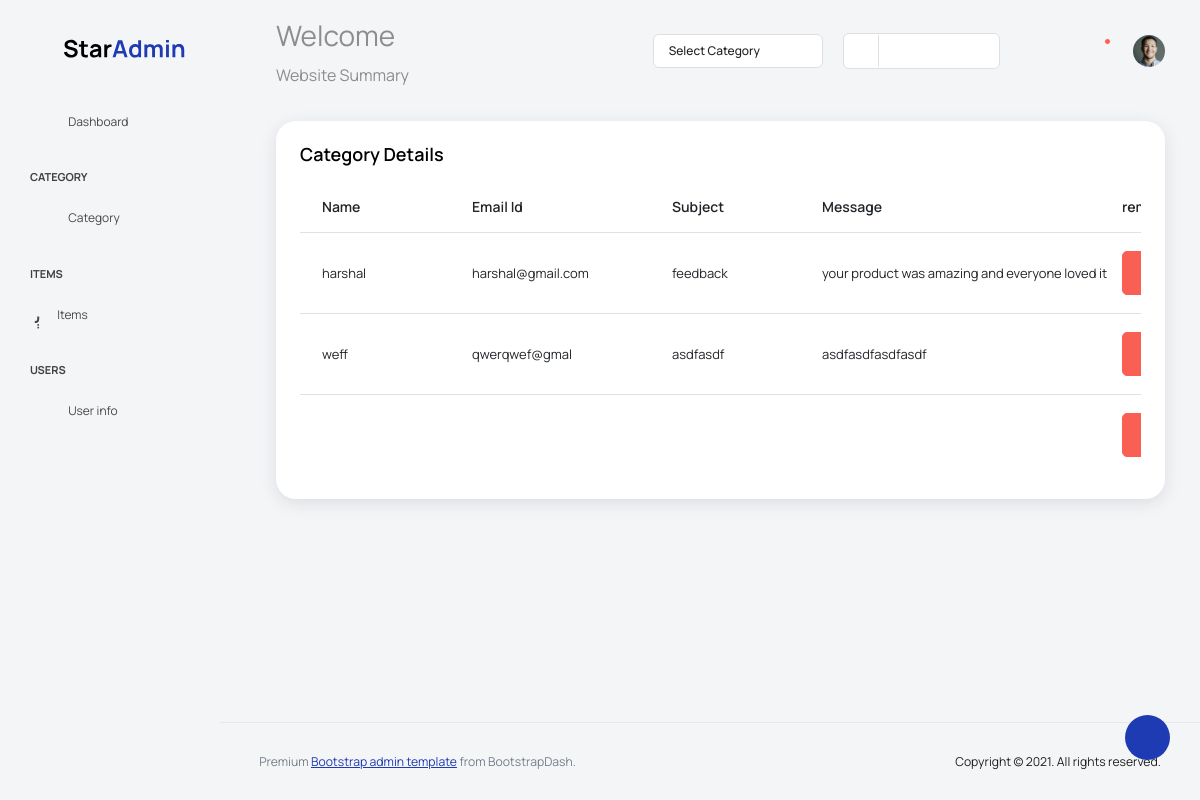
Screenshot of /Backend/contactdata/ with the database file from the repository.
### Frontend/models.py (models this page shows)
class contactUsdb(models.Model):
    Name = models.CharField(max_length=100, null=True, blank=True)
    Email_Id = models.EmailField(max_length=100, null=True, blank=True)
    Subject = models.CharField(max_length=100, null=True, blank=True)
    Message = models.CharField(max_length=300, null=True, blank=True)

### Backend/views.py (the view)
# urls.py: path('contactdata/', views.contactdata, name="contactdata"),
def contactdata(req):
    message_data = contactUsdb.objects.all()
    return render(req, "Contactinfo.html", {'data': message_data})

### Backend/templates/Contactinfo.html (shortened to what this page needs)
<!DOCTYPE html>
{% extends 'index.html' %}
{% block content %}
<html lang="en">
<head>
</head>
<body>
<div class="col-lg-12 grid-margin">
              <div class="card">
                <div class="card-body">
                  <h4 class="card-title">Category Details</h4>
                  <div class="table-responsive">
                    <table class="table table-hover" style="table-layout: fixed; width: 100%;">
                      <thead>
                        <tr>
                          <th width="150">Name</th>
                          <th width="200" >Email Id</th>
                          <th width="150">Subject</th>
                          <th width="300">Message</th>
                          <th>remove</th>
                        </tr>
                      </thead>
                      <tbody>
                      {% for i in data %}
                        <tr>
                          <td width="150">{{i.Name}}</td>
                          <td width="200"  >{{i.Email_Id}}</td>
                          <td width="150"  >{{i.Subject}}</td>
                          <td width="300"  >{{i.Message}}</td>
                          <td width="200">
                            <a href="{% url 'deletecontactdata' msg_id=i.id %}">
                              <button type="submit" class="btn btn-danger">
                              </button>
                            </a>
                          </td>
                        </tr>
                      {% endfor %}
                      </tbody>
                    </table>
                  </div>
                </div>
              </div>
            </div>
</body>
</html>
{% endblock %}

### rows the page displays
contactUsdb: Name "harshal", Email_Id "harshal@gmail.com", Subject "feedback", Message "your product was amazing and everyone loved it"
contactUsdb: Name "weff", Email_Id "qwerqwef@gmal", Subject "asdfasdf", Message "asdfasdfasdfasdf"
